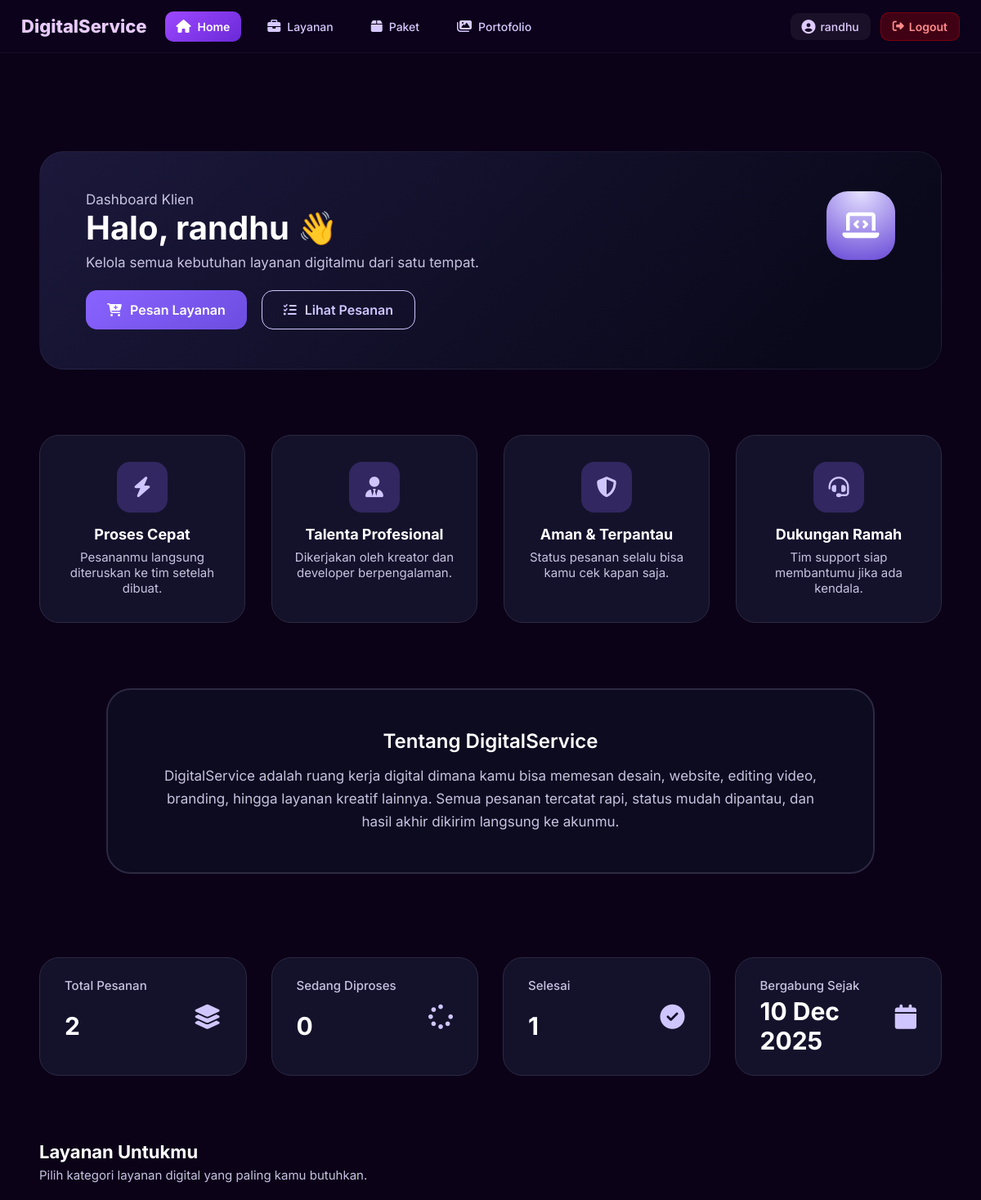
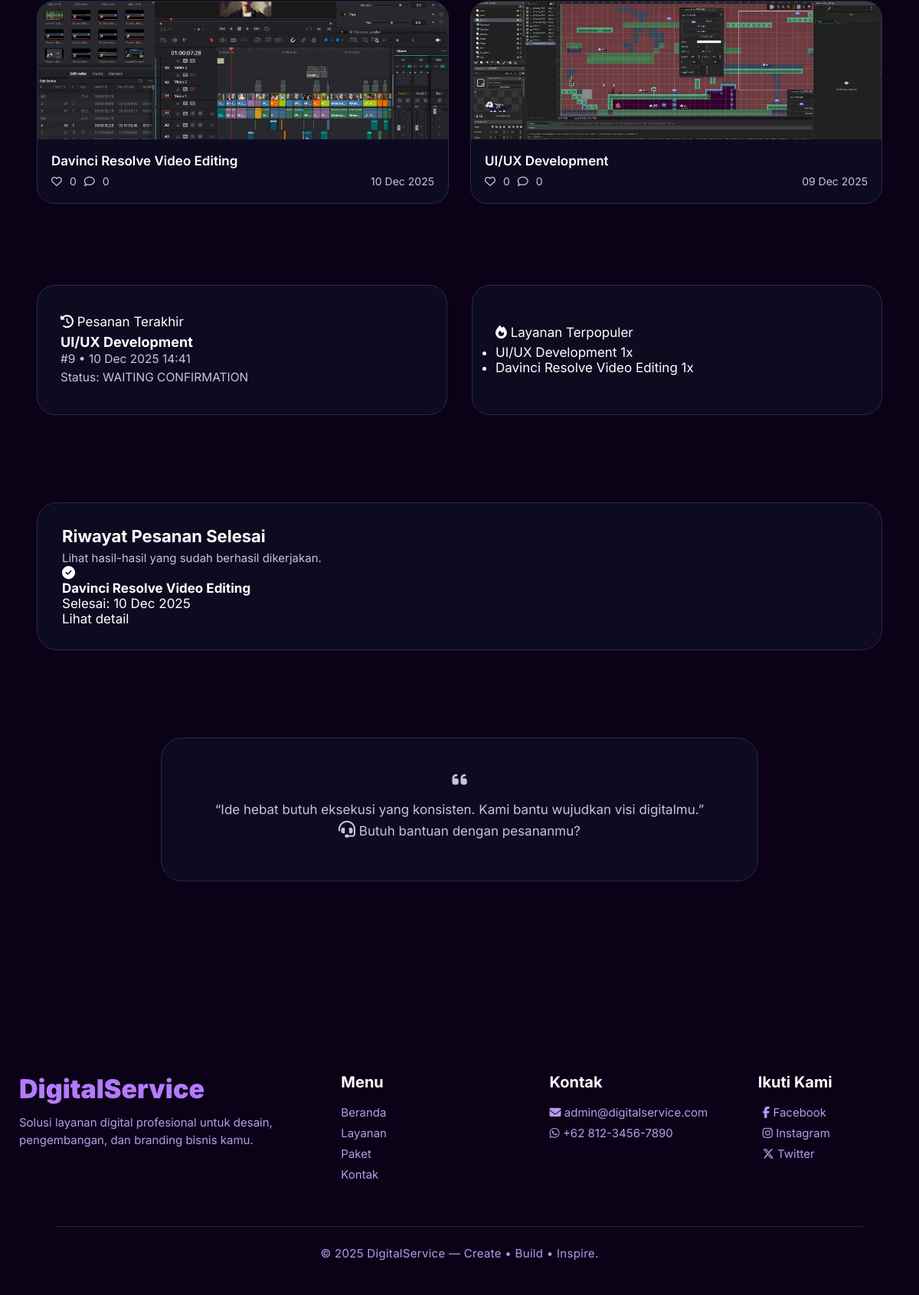
The app's page /digital_service/public/index.php (signed in) with its own data (2 pictures, top to bottom).
### tables this page shows
CREATE TABLE `users` (
  `id` int(10) UNSIGNED NOT NULL,
  `name` varchar(100) NOT NULL,
  `username` varchar(50) NOT NULL,
  `password` varchar(255) NOT NULL,
  `role` enum('admin','client') NOT NULL DEFAULT 'client',
  `created_at` datetime NOT NULL DEFAULT current_timestamp()
);

CREATE TABLE `services` (
  `id` int(10) UNSIGNED NOT NULL,
  `category_id` int(10) UNSIGNED DEFAULT NULL,
  `title` varchar(150) NOT NULL,
  `description` text NOT NULL,
  `base_price` int(10) UNSIGNED NOT NULL,
  `thumbnail` varchar(255) DEFAULT NULL,
  `is_active` tinyint(1) NOT NULL DEFAULT 1,
  `created_at` datetime NOT NULL DEFAULT current_timestamp()
);

CREATE TABLE `orders` (
  `id` int(11) NOT NULL,
  `user_id` int(11) NOT NULL,
  `service_id` int(11) NOT NULL,
  `package_id` int(11) NOT NULL,
  `price` int(11) NOT NULL,
  `notes` text DEFAULT NULL,
  `payment_method` varchar(50) DEFAULT NULL,
  `payment_proof` varchar(255) DEFAULT NULL,
  `proof_file` varchar(255) DEFAULT NULL,
  `status` enum('PENDING','WAITING CONFIRMATION','IN PROGRESS','COMPLETED','REJECTED') DEFAULT 'PENDING',
  `created_at` timestamp NOT NULL DEFAULT current_timestamp(),
  `updated_at` timestamp NOT NULL DEFAULT current_timestamp() ON UPDATE current_timestamp()
);

### digital_service/config/app.php (called while the page is built, shortened)
<?php
$BASE_URL = "http://localhost/digital_service/";
?>

### digital_service/public/index.php (the view, shortened to what this page needs)
<?php
require_once __DIR__ . "/../config/db.php";
require_once __DIR__ . "/../config/app.php";
$user_id   = $_SESSION['user_id'] ?? null;
$user_name = $_SESSION['user_name'] ?? 'Pengguna';
$summary = [
    'total_orders'    => 0,
    'active_orders'   => 0,
    'completed_orders' => 0,
];
$qSummary = $conn->query("
    SELECT
        COUNT(*) AS total_orders,
        SUM(CASE WHEN status IN ('pending','proses','in_progress') THEN 1 ELSE 0 END) AS active_orders,
        SUM(CASE WHEN status IN ('selesai','completed') THEN 1 ELSE 0 END) AS completed_orders
    FROM orders
    WHERE user_id = '$user_id'
");
if ($qSummary && $qSummary->num_rows > 0) {
    $summary = $qSummary->fetch_assoc();
}
$lastOrder = null;
$qLast = $conn->query("
    SELECT o.*, s.title AS service_name
    FROM orders o
    LEFT JOIN services s ON s.id = o.service_id
    WHERE o.user_id = '$user_id'
    ORDER BY o.created_at DESC
    LIMIT 1
");
if ($qLast && $qLast->num_rows > 0) {
    $lastOrder = $qLast->fetch_assoc();
}
$completedOrders = [];
$qCompleted = $conn->query("
    SELECT o.*, s.title AS service_name
    FROM orders o
    JOIN services s ON s.id = o.service_id
    WHERE o.user_id='$user_id'
    AND o.status IN ('selesai','completed')
    ORDER BY o.created_at DESC
    LIMIT 4
");
if ($qCompleted) {
    while ($row = $qCompleted->fetch_assoc()) {
        $completedOrders[] = $row;
    }
}
$popularServices = [];
$qPopular = $conn->query("
    SELECT s.id, s.title, s.thumbnail, COUNT(o.id) AS total_orders
    FROM orders o
    JOIN services s ON s.id = o.service_id
    GROUP BY o.service_id
    ORDER BY total_orders DESC
    LIMIT 6
");
if ($qPopular) {
    while ($row = $qPopular->fetch_assoc()) {
        $popularServices[] = $row;
    }
}
$servicesList = [];
$qServices = $conn->query("
    SELECT id, title, thumbnail, created_at
    FROM services
    ORDER BY created_at DESC
    LIMIT 6
");
if ($qServices) {
    while ($row = $qServices->fetch_assoc()) {
        $servicesList[] = $row;
    }
}
$userDetail = $conn->query("SELECT created_at FROM users WHERE id='$user_id' LIMIT 1");
$joined_at = null;
if ($userDetail && $userDetail->num_rows > 0) {
    $joined_at = $userDetail->fetch_assoc()['created_at'];
}
?>
<!DOCTYPE html>
<html lang="id">
<head>
    <link rel="stylesheet" href="<?= $BASE_URL ?>public/assets/styles/user/dashboard.css">
    <link rel="stylesheet" href="https://cdnjs.cloudflare.com/ajax/libs/font-awesome/6.5.0/css/all.min.css">
</head>
<body>
    <?php include __DIR__ . "/views/user/layout/navbar.php"; ?>
    <main class="ds-dashboard">
        <section class="user-header">
            <div class="user-greeting">
                <p class="eyebrow">Dashboard Klien</p>
                <h2>Halo, <?= htmlspecialchars($user_name) ?> 👋</h2>
                <p class="subtitle">Kelola semua kebutuhan layanan digitalmu dari satu tempat.</p>
                <div class="user-header-actions">
                    <a href="<?= $BASE_URL ?>public/views/user/pages/services.php" class="btn-primary">
                        <i class="fa-solid fa-cart-plus"></i>
                        Pesan Layanan
                    </a>
                    <?php
                    $user_id = $_SESSION['user_id'] ?? 0;
                    ?>
                    <?php
                    $latest_order = null;
                    if ($logged_in && $user_id) {
                        $qLatest = $conn->query("
        SELECT id
        FROM orders
        WHERE user_id = '$user_id'
        ORDER BY created_at DESC
        LIMIT 1
    ");
                        if ($qLatest && $qLatest->num_rows > 0) {
                            $latest_order = $qLatest->fetch_assoc();
                        }
                    }
                    ?>
                    <?php if ($latest_order): ?>
                        <a href="<?= $BASE_URL ?>public/views/user/pages/order_status.php?id=<?= $latest_order['id'] ?>"
                            class="btn-outline">
                            <i class="fa-solid fa-list-check"></i>
                            Lihat Pesanan
                        </a>
                    <?php endif; ?>
                </div>
            </div>
            <div class="hero-side">
                <div class="hero-icon-circle">
                    <i class="fa-solid fa-laptop-code"></i>
                </div>
            </div>
        </section>
        <section class="feature-strip">
            <div class="feature-item">
                <div class="feature-icon"><i class="fa-solid fa-bolt"></i></div>
                <div class="feature-text">
                    <h4>Proses Cepat</h4>
                    <p>Pesananmu langsung diteruskan ke tim setelah dibuat.</p>
                </div>
            </div>
            <div class="feature-item">
                <div class="feature-icon"><i class="fa-solid fa-user-tie"></i></div>
                <div class="feature-text">
                    <h4>Talenta Profesional</h4>
                    <p>Dikerjakan oleh kreator dan developer berpengalaman.</p>
                </div>
            </div>
            <div class="feature-item">
                <div class="feature-icon"><i class="fa-solid fa-shield-halved"></i></div>
                <div class="feature-text">
                    <h4>Aman & Terpantau</h4>
                    <p>Status pesanan selalu bisa kamu cek kapan saja.</p>
                </div>
            </div>
            <div class="feature-item">
                <div class="feature-icon"><i class="fa-solid fa-headset"></i></div>
                <div class="feature-text">
                    <h4>Dukungan Ramah</h4>
                    <p>Tim support siap membantumu jika ada kendala.</p>
                </div>
            </div>
        </section>
        <section class="about-section">
            <div class="about-card">
                <h3>Tentang DigitalService</h3>
                <p>DigitalService adalah ruang kerja digital dimana kamu bisa memesan desain, website, editing video, branding, hingga layanan kreatif lainnya. Semua pesanan tercatat rapi, status mudah dipantau, dan hasil akhir dikirim langsung ke akunmu.</p>
            </div>
        </section>
        <section class="ds-stats-grid">
            <div class="stat-card">
                <span class="label">Total Pesanan</span>
                <span class="value"><?= (int)$summary['total_orders'] ?></span>
                <i class="fa-solid fa-layer-group icon"></i>
            </div>
            <div class="stat-card">
                <span class="label">Sedang Diproses</span>
                <span class="value"><?= (int)$summary['active_orders'] ?></span>
                <i class="fa-solid fa-spinner icon"></i>
            </div>
            <div class="stat-card">
                <span class="label">Selesai</span>
                <span class="value"><?= (int)$summary['completed_orders'] ?></span>
                <i class="fa-solid fa-circle-check icon"></i>
            </div>
            <div class="stat-card">
                <span class="label">Bergabung Sejak</span>
                <span class="value"><?= $joined_at ? date('d M Y', strtotime($joined_at)) : '-' ?></span>
                <i class="fa-solid fa-calendar icon"></i>
            </div>
        </section>
        <section class="services-section">
            <div class="section-heading">
                <h3>Layanan Untukmu</h3>
                <p>Pilih kategori layanan digital yang paling kamu butuhkan.</p>
            </div>
            <div class="service-grid">
                <?php if (count($servicesList)): ?>
                    <?php foreach ($servicesList as $svc): ?>
                        <a href="<?= $BASE_URL ?>views/user/pages/service_detail.php?id=<?= $svc['id'] ?>" class="service-card">
                            <div class="service-thumb">
                                <?php if (!empty($svc['thumbnail'])): ?>
                                    <img src="<?= $BASE_URL ?>uploads/services/<?= htmlspecialchars($svc['thumbnail']) ?>" alt="<?= htmlspecialchars($svc['title']) ?>">
                                <?php else: ?>
                                    <div class="no-thumb">
                                        <i class="fa-solid fa-image"></i>
                                    </div>
                                <?php endif; ?>
                            </div>
                            <div class="service-info">
                                <h4><?= htmlspecialchars($svc['title']) ?></h4>
                                <div class="meta-row">
                                    <div class="meta-icons">
                                        <i class="fa-regular fa-heart"></i> <span>0</span>
                                        <i class="fa-regular fa-comment"></i> <span>0</span>
                                    </div>
                                    <span class="meta-date">
                                        <?= date('d M Y', strtotime($svc['created_at'])) ?>
                                    </span>
                                </div>
                            </div>
                        </a>
                    <?php endforeach; ?>
                <?php else: ?>
                    <p class="empty-text">Belum ada layanan yang tersedia.</p>
                <?php endif; ?>
            </div>
        </section>
        <section class="ds-content-two">
            <div class="card last-order">
                <div class="headline">
                    <i class="fa-solid fa-clock-rotate-left"></i> Pesanan Terakhir
                </div>
                <?php if ($lastOrder): ?>
                    <div class="order-box">
                        <h4><?= htmlspecialchars($lastOrder['service_name']) ?></h4>
                        <p class="meta">#<?= $lastOrder['id'] ?> • <?= date('d M Y H:i', strtotime($lastOrder['created_at'])) ?></p>
                        <p class="status status-<?= htmlspecialchars($lastOrder['status']) ?>">Status: <?= ucfirst($lastOrder['status']) ?></p>
                    </div>
                <?php else: ?>
                    <p>Belum ada pesanan yang tercatat.</p>
                    <a href="<?= $BASE_URL ?>views/user/pages/services.php" class="btn-primary-small">Buat pesanan pertama</a>
                <?php endif; ?>
            </div>
            <div class="card popular-services">
                <div class="headline">
                    <i class="fa-solid fa-fire"></i> Layanan Terpopuler
                </div>
                <?php if (count($popularServices)): ?>
                    <ul class="list-pop">
                        <?php foreach ($popularServices as $srv): ?>
                            <li>
                                <a href="<?= $BASE_URL ?>views/user/pages/service_detail.php?id=<?= $srv['id'] ?>">
                                    <?= htmlspecialchars($srv['title']) ?>
                                </a>
                                <span class="count"><?= (int)$srv['total_orders'] ?>x</span>
                            </li>
                        <?php endforeach; ?>
                    </ul>
                <?php else: ?>
                    <p>Belum ada data layanan terpopuler.</p>
                <?php endif; ?>
            </div>
        </section>
        <?php if (count($completedOrders)): ?>
            <section class="project-gallery orders-gallery">
                <div class="section-heading">
                    <h3>Riwayat Pesanan Selesai</h3>
                    <p>Lihat hasil-hasil yang sudah berhasil dikerjakan.</p>
                </div>
                <div class="grid-projects">
                    <?php foreach ($completedOrders as $o): ?>
                        <div class="project-item project-order completed">
                            <div class="order-icon">
                                <i class="fa-solid fa-circle-check"></i>
                            </div>
                            <h4><?= htmlspecialchars($o['service_name']) ?></h4>
                            <p class="date">Selesai: <?= date('d M Y', strtotime($o['updated_at'] ?? $o['created_at'])) ?></p>
                            <a href="<?= $BASE_URL ?>views/user/pages/order_detail.php?id=<?= $o['id'] ?>" class="link-more">Lihat detail</a>
                        </div>
                    <?php endforeach; ?>
                </div>
            </section>
        <?php endif; ?>
        <section class="inspiration">
            <div class="quote-card">
                <i class="fa-solid fa-quote-left"></i>
                <p>“Ide hebat butuh eksekusi yang konsisten. Kami bantu wujudkan visi digitalmu.”</p>
                <a href="<?= $BASE_URL ?>views/user/pages/orders.php" class="help-link">
                    <i class="fa-solid fa-headset"></i>
                    Butuh bantuan dengan pesananmu?
                </a>
            </div>
        </section>
    </main>
</body>
<?php include $_SERVER['DOCUMENT_ROOT'] . "/digital_service/public/views/user/layout/footer.php"; ?>
</html>

### digital_service/public/assets/styles/components/navbar.css (style rules this page uses)
* { margin: 0; padding: 0; box-sizing: border-box; }
body { overflow-x: hidden; background: #0b0218; font-family: "Inter", sans-serif; }

### records on screen
users: created_at "10 Dec 2025"
services: thumbnail (picture), title "Davinci Resolve Video Editing", created_at "10 Dec 2025", total_orders "1"
services: thumbnail (picture), title "UI/UX Development", created_at "09 Dec 2025", total_orders "1"
orders: service.title "UI/UX Development", id "9", created_at "10 Dec 2025 14:41", status "WAITING CONFIRMATION"
orders: service.title "Davinci Resolve Video Editing", updated_at "10 Dec 2025"

### other values on screen
$name "randhu"
$user_name "randhu"
$summary['total_orders'] "2"
$summary['active_orders'] "0"
$summary['completed_orders'] "1"
